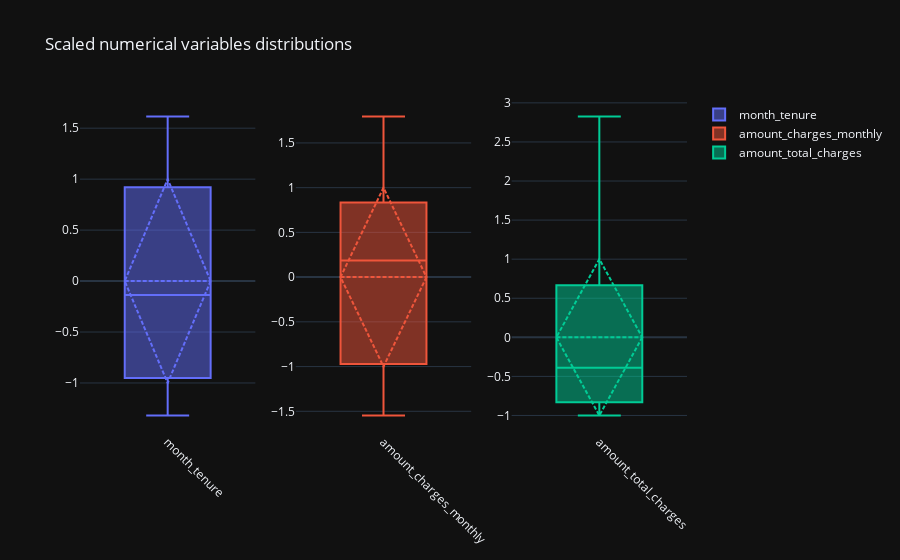

Source (notebook cell):
### Code cell
import plotly.graph_objects as go 
from plotly.subplots import make_subplots 

n_col = len(num_columns)
col_width = [1/n_col for i in range(n_col)]
col_spec = [{"type": "bar"} for i in range(n_col)]

fig = make_subplots(
    rows=1,
    cols=n_col,
    column_widths=col_width,
    specs=[col_spec]
)

for i in range(n_col):
    col = num_columns[i]
    fig.add_trace(go.Box(y=df_scaled[col], name=col, boxmean="sd"), row=1, col=i+1)

fig.update_layout(title="Scaled numerical variables distributions", template="plotly_dark")
fig.update_xaxes(tickangle=45)
fig.show()

### Figure 1 — Plotly figure (JSON) as saved in the notebook; plotly's stock layout.template omitted (floating-point values rounded to 4 significant figures; data arrays with more than 128 entries replaced by an {"elided": "..."} marker saying what was removed)
{"data": [{"boxmean": "sd", "name": "month_tenure", "type": "box", "xaxis": "x", "y": {"elided": "7043 float values"}, "yaxis": "y"}, {"boxmean": "sd", "name": "amount_charges_monthly", "type": "box", "xaxis": "x2", "y": {"elided": "7043 float values"}, "yaxis": "y2"}, {"boxmean": "sd", "name": "amount_total_charges", "type": "box", "xaxis": "x3", "y": {"elided": "7043 float values"}, "yaxis": "y3"}], "layout": {"title": {"text": "Scaled numerical variables distributions"}, "xaxis": {"anchor": "y", "domain": [0, 0.2889], "tickangle": 45}, "xaxis2": {"anchor": "y2", "domain": [0.3556, 0.6444], "tickangle": 45}, "xaxis3": {"anchor": "y3", "domain": [0.7111, 1.0], "tickangle": 45}, "yaxis": {"anchor": "x", "domain": [0, 1]}, "yaxis2": {"anchor": "x2", "domain": [0, 1]}, "yaxis3": {"anchor": "x3", "domain": [0, 1]}}}
